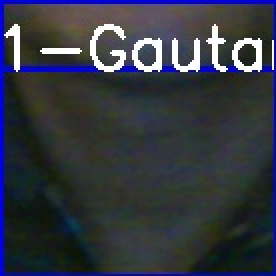
#> input picture ImagesUnknown/Image10.jpg, 138 x 138 px, given in place of the camera (shown 2 times larger)
$ python train.py
#> lines starting #> are read from the running program, lines starting #| are printed output that depends on the picture; after the words box and inside, x2 and y2 are one past the last pixel; in counts of white or black regions, pixels touching at a corner belong together
import tkinter as tk
from tkinter import Message, Text
import cv2, os
from os.path import exists
import shutil
import csv
import numpy as np
from PIL import Image, ImageTk
import pandas as pd
import datetime
import time
import tkinter.ttk as ttk
import tkinter.font as font

window = tk.Tk()
window.title("Facial Recognition Attendance System")

dialog_title = 'QUIT'
dialog_text = 'Are you sure?'
# answer = messagebox.askquestion(dialog_title, dialog_text)

window.geometry('850x600')

# window.configure(background='white')

window.grid_rowconfigure(0, weight=1)
window.grid_columnconfigure(0, weight=1)

lbl = tk.Label(window, text="Enter ID", width=20, height=2, font=('times', 15, ' bold '))
lbl.place(x=55, y=100)

txt = tk.Entry(window, width=20, font=('times', 15, ' bold '))
txt.place(x=375, y=115)

lbl2 = tk.Label(window, text="Enter Name", width=20, height=2, font=('times', 15, ' bold '))
lbl2.place(x=55, y=200)

txt2 = tk.Entry(window, width=20, font=('times', 15, ' bold '))
txt2.place(x=375, y=215)

lbl3 = tk.Label(window, text="Notification : ", width=20, height=2,
                font=('times', 15, ' bold underline '))
lbl3.place(x=55, y=300)

message = tk.Label(window, text="", bg="white", fg="black", width=30, height=2, activebackground="red",
                   font=('times', 15, ' bold '))
message.place(x=375, y=300)

lbl3 = tk.Label(window, text="Attendance : ", width=20, height=2,
                font=('times', 15, ' bold  underline'))
lbl3.place(x=55, y=500)

message2 = tk.Label(window, text="", fg="white", bg="white", activeforeground="green", width=30, height=2,
                    font=('times', 15, ' bold '))
message2.place(x=410, y=500)

n_train = 0;
n_start = 0;


# [144 lines left out: functions clear, clear2, is_number, TakeTrainImages, getImagesAndLabels, not called in this run]


def TakeAttendence():
    global n_train, n_start
    n_train = 1
    n_start = 1

    window.withdraw()

    recognizer = cv2.face.LBPHFaceRecognizer_create()  # cv2.createLBPHFaceRecognizer()
    try:
        recognizer.read("TrainingImageLabel\Trainner.yml")
    except:
        print('')

    harcascadePath = "haarcascade_frontalface_default.xml"
    faceCascade = cv2.CascadeClassifier(harcascadePath);
    try:
        df = pd.read_csv("StudentDetails\StudentDetails.csv")
    except:
        print('')
    font = cv2.FONT_HERSHEY_SIMPLEX
    col_names = ['Id', 'Name', 'Date', 'Time']
    attendance = pd.DataFrame(columns=col_names)
    nn = 0;
    n_unknown = 0
    cam = cv2.VideoCapture(0)

    # cv2.namedWindow("frame",cv2.WND_PROP_FULLSCREEN)

    cv2.namedWindow("frame")

    # cv2.setWindowProperty("frame", cv2.WND_PROP_FULLSCREEN, cv2.WINDOW_FULLSCREEN)
    ret, im = cam.read()
#> im is the input picture: shape (138, 138, 3); mean B, G, R 65.2, 55.7, 51.6

    w_frame = im.shape[1]
#> w_frame = 138
    h_frame = im.shape[0]
#> h_frame = 138

    rx = int(w_frame * 0.35)
#> rx = 48
    ry = int(h_frame * 0.2)
#> ry = 27
    rw = int(w_frame * 0.3)
#> rw = 41
    rh = int(h_frame * 0.3)
#> rh = 41

    if rw > rh:
        rh = rw
    else:
        rw = rh

    prevId = 0
    n_disp = 20
    disp_x = 0
    disp_y = 0
    while True:

        ret, im = cam.read()
        gray = cv2.cvtColor(im, cv2.COLOR_BGR2GRAY)
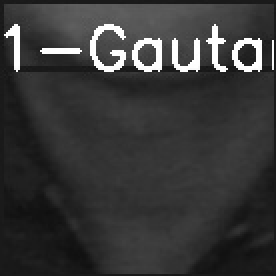
#> gray: shape (138, 138) (shown 2 times larger); min 15, max 255, mean 55.5

        cv2.rectangle(im, (rx, ry), (rx + rw, ry + rh), (0, 255, 0), 2)
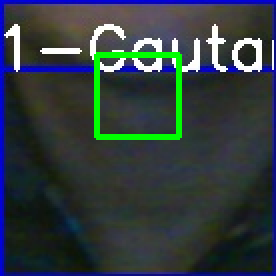
#> im: shape (138, 138, 3) (shown 2 times larger); 2.56% of pixels changed, all inside (x1, y1, x2, y2) = (47, 26, 91, 70)
        faces = faceCascade.detectMultiScale(gray[ry:ry + rh, rx:rx + rw], 1.2, 5)
#> faces = ()

        for (x, y, w, h) in faces:
            if w > 0.6 * rw:
                x = x + rx
                y = y + ry

                cv2.rectangle(im, (x, y), (x + w, y + h), (225, 0, 0), 2)
                try:
                    Id, conf = recognizer.predict(gray[y:y + h, x:x + w])
                except:
                    conf = 100
                if (conf < 50):

                    ts = time.time()
                    date = datetime.datetime.fromtimestamp(ts).strftime('%Y-%m-%d')
                    timeStamp = datetime.datetime.fromtimestamp(ts).strftime('%H:%M:%S')
                    aa = df.loc[df['Id'] == Id]['Name'].values

                    if not aa:
                        tt = 'Unknown'
                        n_unknown = n_unknown + 1
                    else:
                        nn = nn + 1
                        tt = str(Id) + "-" + aa
                        attendance.loc[len(attendance)] = [Id, aa, date, timeStamp]


                else:

                    Id = ''
                    tt = str(Id)
                if (conf > 75):
                    Id = 'Unknown'
                    tt = str(Id)
                    n_unknown = n_unknown + 1
                    # noOfFile = len(os.listdir("ImagesUnknown")) + 1
                    # cv2.imwrite("ImagesUnknown\Image" + str(noOfFile) + ".jpg", im[y:y + h, x:x + w])
                cv2.putText(im, str(tt), (x, y + h), font, 1, (255, 255, 255), 2)
#> this loop made 0 passes
#> after the loop, n_unknown = 0; nn = 0

        if nn > 5:
            nn = 0;
            if prevId != Id:
                attendance.loc[len(attendance)] = [Id, aa, date, timeStamp]
                ts = time.time()
                date = datetime.datetime.fromtimestamp(ts).strftime('%Y-%m-%d')
                timeStamp = datetime.datetime.fromtimestamp(ts).strftime('%H:%M:%S')
                Hour, Minute, Second = timeStamp.split(":")
                fileName = "Attendance\Attendance_" + date + ".csv"
                attendance = attendance.drop_duplicates(subset=['Id'], keep='first')
                attendance.to_csv(fileName, index=False)
                attendance.to_csv()
                prevId = Id

                n_disp = 0
                disp_x = x
                disp_y = y
                cv2.putText(im, "Attendance confirmed", (disp_x - int(rw / 3), disp_y - int(rh / 4)), font, 1,
                            (255, 255, 255), 2)
        if n_disp < 20:
            n_disp = n_disp + 1
            cv2.putText(im, "Attendance confirmed", (disp_x - int(rw / 3), disp_y - int(rh / 4)), font, 1,
                        (255, 255, 255), 2)

        if n_unknown > 10:
            notics = tk.Tk()

            notics.geometry('200x60')

            notics.grid_rowconfigure(0, weight=1)
            notics.grid_columnconfigure(0, weight=1)

            lbl1 = tk.Label(notics, text="You must register", width=15, height=2,
                            font=('times', 15))
            lbl1.place(x=0, y=5)

            notics.update_idletasks()
            notics.update()
            cv2.waitKey(1000)
            notics.destroy()

            n_train = 1

            window.deiconify()

            break

        if (cv2.waitKey(1) == ord('q')):
#> (key q is pressed here)
            break

        # attendance = attendance.drop_duplicates(subset=['Id'], keep='first')
        cv2.imshow('frame', im)

    cam.release()
    cv2.destroyAllWindows()
    res = attendance
    message2.configure(text=res)


clearButton = tk.Button(window, text="Clear", command=clear, fg="white", bg="red", width=10, height=1,
                        activebackground="Red", font=('times', 15, ' bold '))
clearButton.place(x=650, y=107.5)
clearButton2 = tk.Button(window, text="Clear", command=clear2, fg="white", bg="red", width=10, height=1,
                         activebackground="Red", font=('times', 15, ' bold '))
clearButton2.place(x=650, y=207.5)
takeImg = tk.Button(window, text="Enrol", command=TakeTrainImages, fg="white", bg="red", width=10, height=1,
                    activebackground="Red", font=('times', 15, ' bold '))
takeImg.place(x=125, y=400)

trackImg = tk.Button(window, text="Take Attendence", command=TakeAttendence, fg="white", bg="red", width=12, height=1,
                     activebackground="Red", font=('times', 15, ' bold '))

trackImg.place(x=405, y=400)

quitWindow = tk.Button(window, text="Quit", command=window.destroy, fg="white", bg="red", width=5, height=1,
                       activebackground="Red", font=('times', 15, ' bold '))
quitWindow.place(x=685, y=400)

# window.mainloop()
# window.update_idletasks()
# window.update()

while 1:

    if n_start == 1:
        window.update_idletasks()
        window.update()
    if n_train == 0:
        TakeAttendence()
